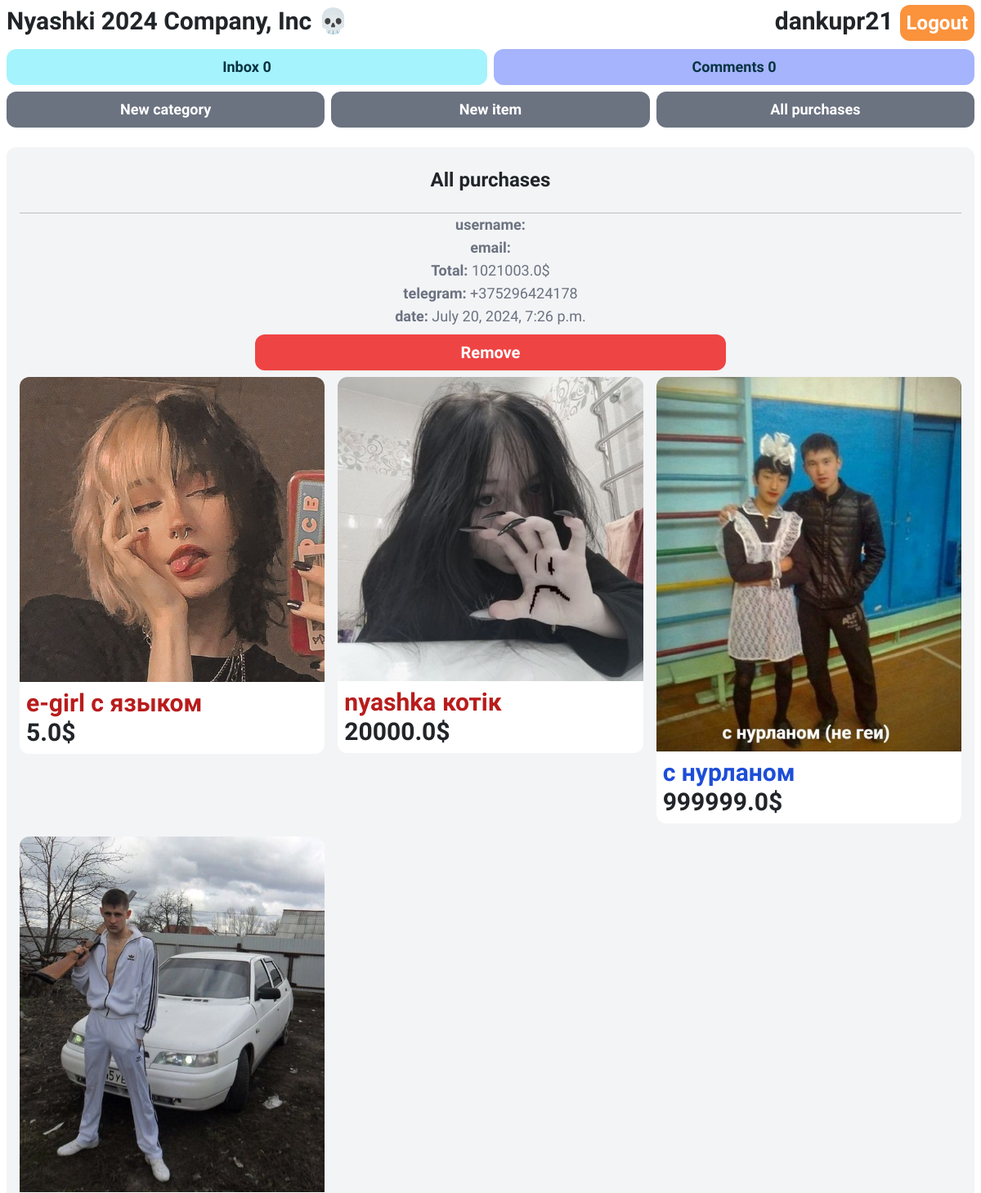
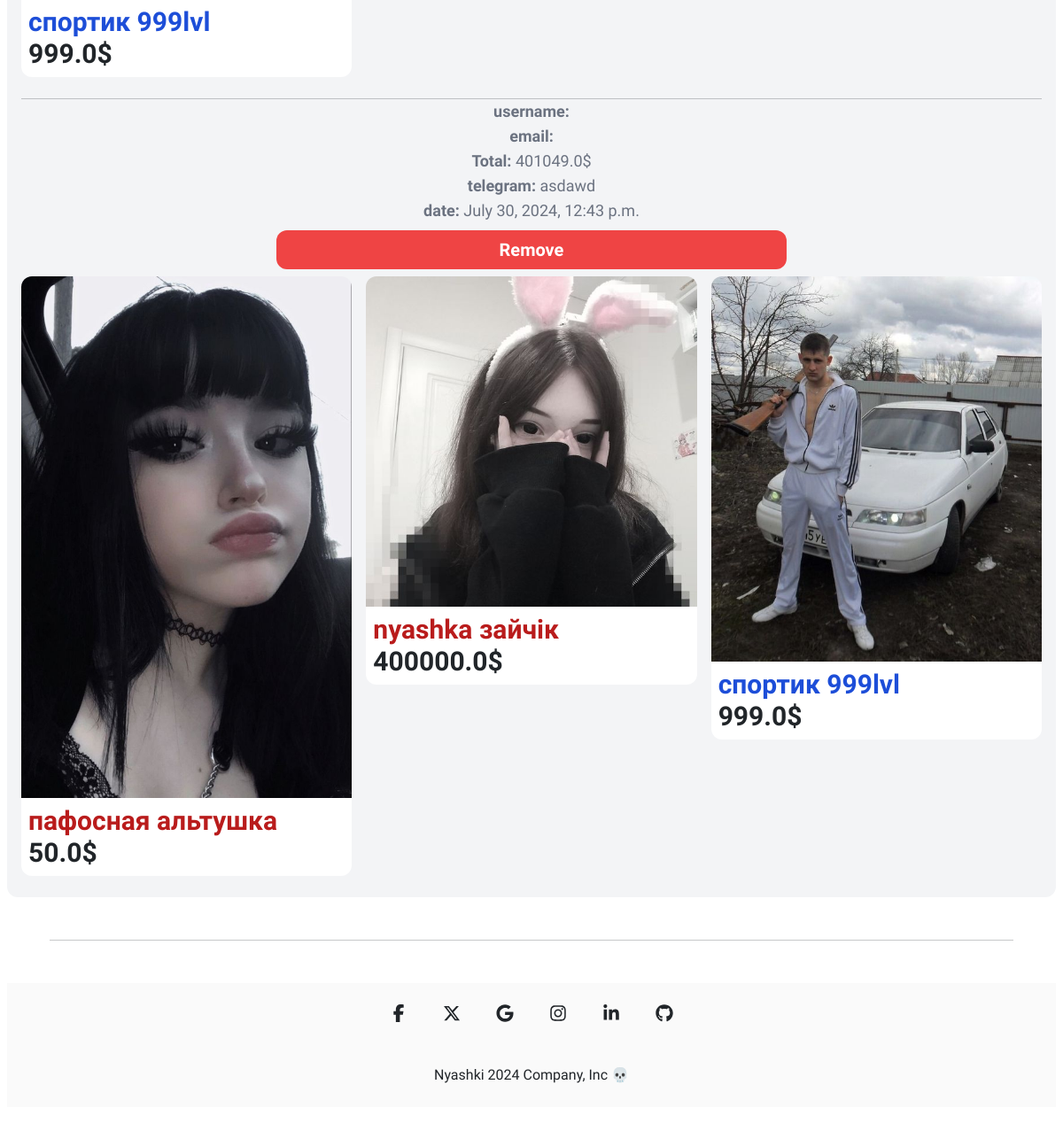
Page /items/all_purchases (signed in) on the committed database (2 pictures, top to bottom).
### item/models.py (models this page shows, shortened)
class Purchase(models.Model):
    created_at = models.DateTimeField(auto_now_add=True)
    user = models.ForeignKey(User, on_delete=models.CASCADE)
    items = models.ManyToManyField(Item)
    telegram = models.CharField(max_length=255)
    price = models.FloatField()

class Item(models.Model):
    category = models.ForeignKey(Category, related_name='items', on_delete=models.CASCADE)
    name = models.CharField(max_length=255)
    description = models.TextField(blank=True, null=True)
    price = models.FloatField()
    image = models.ImageField(upload_to='item_images', blank=True, null=True)
    is_sold = models.BooleanField(default=False)
    created_at = models.DateTimeField(auto_now_add=True)
    users = models.ManyToManyField(User, related_name='items', blank=True)
    gender = models.CharField(max_length=1, choices=gender_choice)
    comments = models.ManyToManyField(Comment)

### item/views.py (the view)
# urls.py: path('all_purchases', views.all_purchases, name='all_purchases'),
@login_required
def all_purchases(request):
    if request.user.is_superuser:
        return render(request, 'item/purchases.html', {
            "purchases": Purchase.objects.all()
        })
    else:
        return redirect('/')

### item/templates/item/purchases.html (shortened to what this page needs)
{% extends 'core/base.html' %}
{% block content %}
<div>
    <div class="md:mt-6 mt-4 px-3 md:px-6 md:py-12 py-4 bg-gray-100 rounded-xl dark:bg-zinc-500 dark:text-white" id="target-element">
        <h2 class="md:mb-12 mb-2 text-2xl text-center font-semibold">All purchases</h2>
        {%if purchases %}
            {%for purchase in purchases %}
            <div class="rounded-xl">
                <hr class="mt-4">
                <div class="w-1/2 mx-auto text-center">
                    <p class="text-gray-500 dark:text-white text-lg"><strong>username: </strong>{{ purchase.user.username }}</p>
                    <p class="text-gray-500 dark:text-white text-lg"><strong>email: </strong> {{ purchase.user.email }}</p>
                    <p class="text-gray-500 dark:text-white text-lg"><strong>Total: </strong>{{ purchase.price }}$</p>
                    <p class="text-gray-500 dark:text-white text-lg"><strong>telegram: </strong> {{ purchase.telegram }}</p>
                    <p class="text-gray-500 dark:text-white text-lg"><strong>date: </strong> {{ purchase.created_at }}</p>
                    <a href="{% url 'item:purchase_delete' purchase.id %}" class="block text-center mt-2 mb-2 x-2 py-2 text-xl font-semibold bg-red-500 hover:bg-red-600 text-white rounded-xl">Remove</a>
                </div>
                    <div class="grid grid-cols-3 gap-3">
                        {% if purchase.items.all %}
                            {% for item in purchase.items.all %}
                                <div>
                                    <a href="{% url 'item:detail' item.id %}">
                                    {% if item.image.url %}
                                        <img src="{{ item.image.url }}" class="rounded-t-xl">
                                    {% endif %}
                                        <div class="md:p-6 p-2 bg-white rounded-b-xl">
                                            {% if item.gender == 'M'%}
                                                <h2 class="md:text-3xl text-md text-blue-700 font-semibold">{{ item.name }}</h2>
                                                {% else %}
                                                <h2 class="md:text-3xl text-md text-red-700 font-semibold">{{ item.name }}</h2>
                                            {% endif %}
                                            <p class="md:text-3xl text-md font-semibold">{{ item.price }}$</p>
                                        </div>
                                    </a>
                                </div>
                            {% endfor %}
                        {% endif %}
                    </div>
            </div>
            {%endfor%}
        {%else%}
            Нету заказов
        {%endif%}
</div>
{% endblock %}

### core/templates/core/base.html (shortened to what this page needs)
{% load static %}
<!doctype html>
<html>
    <head>
        <link rel="stylesheet" href="{% static 'core/css/mdb.min.css' %}">
        <script src="https://cdn.tailwindcss.com"></script>
        <link href="https://cdn.jsdelivr.net/npm/bootstrap@5.3.3/dist/css/bootstrap.min.css" rel="stylesheet">
        <link rel="stylesheet" href="{% static 'core/css/main.css' %}">
    </head>
    <body class="dark:bg-zinc-700">
        <nav class="py-2 px-2 flex justify-between items-center dark:text-white">
            <a href="/" class="md:text-3xl text-sm font-semibold">Nyashki 2024 Company, Inc 💀</a>
            <div class="space-x-1">
              {% if request.user.is_authenticated %}
              <strong class="md:text-3xl text-sm font-semibold">{{request.user.username}}</strong>
              <a href="{% url 'core:logout' %}" class="px-2 py-2 md:text-2xl text-sm font-semibold bg-orange-400 text-white rounded-xl hover:bg-orange-600">Logout</a>
              {% endif %}
            </div>
          </nav>
          {% if request.user.is_authenticated %}
          <div class="grid grid-cols-2 gap-2 mt-2 px-2">
            <a href="{% url 'conversation:inbox' %}" class="text-center px-2 py-2 text-lg font-semibold bg-cyan-200 text-cyan-950 hover:text-white rounded-xl hover:bg-cyan-400">Inbox {{ request.user.conversations.all | length }}</a>
              <a href="{% url 'item:all_comments' %}" class="text-center px-2 py-2 text-lg font-semibold bg-indigo-300 text-cyan-950 hover:text-white rounded-xl hover:bg-indigo-400">Comments {{ request.user.comments.all | length }}</a>
          </div>
          {% endif %}
          {% if request.user.is_superuser %}
          <div class="grid grid-cols-3 gap-2 mt-2 px-2">
            <a href="{% url 'item:new_category' %}" class="px-2 py-2 text-lg font-semibold bg-gray-500 text-white text-center rounded-xl hover:bg-gray-700">New category</a>
            <a href="{% url 'item:new_item' %}" class="px-2 py-2 text-lg font-semibold bg-gray-500 text-white text-center rounded-xl hover:bg-gray-700">New item</a>
            <a href="{% url 'item:all_purchases' %}" class="px-2 py-2 text-lg font-semibold bg-gray-500 text-white text-center rounded-xl hover:bg-gray-700">All purchases</a>
          </div>
          {%endif%}
        <div class="px-2">
            {% block content %}
            {% endblock %}
        </div>
        <hr class="dark:text-white m-5">
        <footer
        class="flex flex-col items-center bg-zinc-50 text-center text-surface dark:bg-zinc-700 dark:text-white mb-7">
        <div class="container mt-2">
          <div class="mb-2 flex justify-center space-x-2">
            <a
              href="#!"
              type="button"
              class="rounded-full bg-transparent p-3 font-medium uppercase leading-normal text-surface transition duration-150 ease-in-out hover:bg-neutral-100 focus:outline-none focus:ring-0 dark:text-white dark:hover:bg-secondary-900"
              data-twe-ripple-init>
              <span class="[&>svg]:h-5 [&>svg]:w-5">
              </span>
            </a>
            <a
              href="#!"
              type="button"
              class="rounded-full bg-transparent p-3 font-medium uppercase leading-normal text-surface transition duration-150 ease-in-out hover:bg-neutral-100 focus:outline-none focus:ring-0 dark:text-white dark:hover:bg-secondary-900"
              data-twe-ripple-init>
              <span class="mx-auto [&>svg]:h-5 [&>svg]:w-5">
              </span>
            </a>
            <a
              href="#!"
              type="button"
              class="rounded-full bg-transparent p-3 font-medium uppercase leading-normal text-surface transition duration-150 ease-in-out hover:bg-neutral-100 focus:outline-none focus:ring-0 dark:text-white dark:hover:bg-secondary-900"
              data-twe-ripple-init>
              <span class="mx-auto [&>svg]:h-5 [&>svg]:w-5">
              </span>
            </a>
            <a
              href="#!"
              type="button"
              class="rounded-full bg-transparent p-3 font-medium uppercase leading-normal text-surface transition duration-150 ease-in-out hover:bg-neutral-100 focus:outline-none focus:ring-0 dark:text-white dark:hover:bg-secondary-900"
              data-twe-ripple-init>
              <span class="mx-auto [&>svg]:h-5 [&>svg]:w-5">
              </span>
            </a>
            <a
              href="#!"
              type="button"
              class="rounded-full bg-transparent p-3 font-medium uppercase leading-normal text-surface transition duration-150 ease-in-out hover:bg-neutral-100 focus:outline-none focus:ring-0 dark:text-white dark:hover:bg-secondary-900"
              data-twe-ripple-init>
              <span class="mx-auto [&>svg]:h-5 [&>svg]:w-5">
              </span>
            </a>
            <a
              href="#!"
              type="button"
              class="rounded-full bg-transparent p-3 font-medium uppercase leading-normal text-surface transition duration-150 ease-in-out hover:bg-neutral-100 focus:outline-none focus:ring-0 dark:text-white dark:hover:bg-secondary-900"
              data-twe-ripple-init>
              <span class="mx-auto [&>svg]:h-5 [&>svg]:w-5">
              </span>
            </a>
          </div>
        </div>
        <div class="w-full p-4 text-center">
          <a href="#">Nyashki 2024 Company, Inc 💀</a>
        </div>
        </footer>
    </body>
</html>

### static/core/css/main.css (style rules this page uses)
body { font-family: Comfortaa; }

### rows in the picture
Purchase: price "1021003.0", telegram "+375296424178", created_at "July 20, 2024, 7:26 p.m."
Item: image (picture), name "e-girl с языком", price "5.0"
Item: image (picture), name "nyashka котiк", price "20000.0"
Item: image (picture), name "с нурланом", price "999999.0"
Item: image (picture), name "спортик 999lvl", price "999.0"
Purchase: price "401049.0", telegram "asdawd", created_at "July 30, 2024, 12:43 p.m."
Item: image (picture), name "пафосная альтушка", price "50.0"
Item: image (picture), name "nyashka зайчiк", price "400000.0"

### other values in the picture
{{ request.user.username }} "dankupr21"
{{ request.user.conversations.all | length }} "0"
{{ request.user.comments.all | length }} "0"
